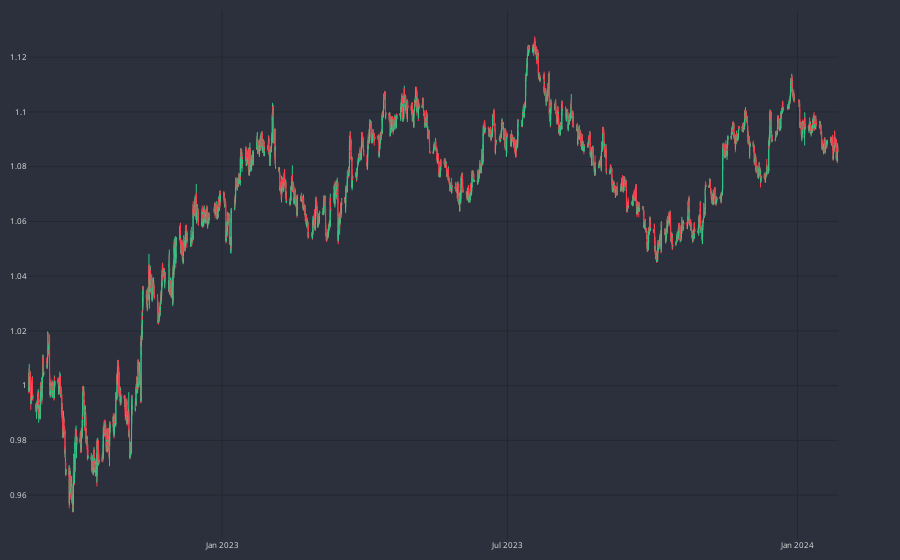

The cell this chart's notebook holds for it:
### Code cell
import pandas as pd
import datetime as dt
import plotly.graph_objects as go
from plotly.subplots import make_subplots

class CandlePlot:

    def __init__(self, df, candles=True):
        self.df_plot = df.copy()
        self.candles = candles
        self.create_candle_fig()

    def create_candle_fig(self):
        self.fig = make_subplots(specs=[[{"secondary_y": True}]])
        if self.candles == True:
            self.fig.add_trace(go.Candlestick(
                x=self.df_plot.time,
                open=self.df_plot.mid_o,
                high=self.df_plot.mid_h,
                low=self.df_plot.mid_l,
                close=self.df_plot.mid_c,
                line=dict(width=1), opacity=1,
                increasing_fillcolor='#24A06B',
                decreasing_fillcolor="#CC2E3C",
                increasing_line_color='#2EC886',  
                decreasing_line_color='#FF3A4C'
            ))

    def update_layout(self, width=None, height=None, nticks=5):
        self.fig.update_yaxes(gridcolor="#1f292f")
        self.fig.update_xaxes(gridcolor="#1f292f", rangeslider=dict(visible=False), nticks=nticks)

        self.fig.update_layout(
            autosize=True,  # Enable autosize
            margin=dict(l=10, r=10, b=10, t=10),
            paper_bgcolor="#2c303c",
            plot_bgcolor="#2c303c",
            font=dict(size=8, color="#e1e1e1")
        )

    def add_traces(self, line_traces, is_sec=False):
        for t in line_traces:
            self.fig.add_trace(go.Scatter(
                x=self.df_plot.time,
                y=self.df_plot[t],
                line=dict(width=2),
                line_shape="spline",
                name=t
            ), secondary_y=is_sec)

    def show_plot(self, nticks=5, line_traces=[], sec_traces=[]):
        self.add_traces(line_traces)
        self.add_traces(sec_traces, is_sec=True)
        self.update_layout(nticks=nticks)
        self.fig.show(renderer="browser")  # Open plot in a new browser window

# Plot dataframe
df = pd.read_csv('../data/EUR_USD_H1_CURRENCY.csv')
df = df.iloc[-365*24:]  # Show only last year of data
cp = CandlePlot(df)
cp.show_plot()

### Figure 1 — Plotly figure (JSON) as saved in the notebook; plotly's stock layout.template omitted (floating-point values rounded to 4 significant figures; data arrays with more than 128 entries replaced by an {"elided": "..."} marker saying what was removed)
{"data": [{"close": {"elided": "8760 float values"}, "decreasing": {"fillcolor": "#CC2E3C", "line": {"color": "#FF3A4C"}}, "high": {"elided": "8760 float values"}, "increasing": {"fillcolor": "#24A06B", "line": {"color": "#2EC886"}}, "line": {"width": 1}, "low": {"elided": "8760 float values"}, "opacity": 1, "open": {"elided": "8760 float values"}, "type": "candlestick", "x": {"elided": "8760 str values"}}], "layout": {"autosize": true, "font": {"color": "#e1e1e1", "size": 8}, "margin": {"b": 10, "l": 10, "r": 10, "t": 10}, "paper_bgcolor": "#2c303c", "plot_bgcolor": "#2c303c", "xaxis": {"anchor": "y", "domain": [0, 0.94], "gridcolor": "#1f292f", "nticks": 5, "rangeslider": {"visible": false}}, "yaxis": {"anchor": "x", "domain": [0, 1], "gridcolor": "#1f292f"}, "yaxis2": {"anchor": "x", "gridcolor": "#1f292f", "overlaying": "y", "side": "right"}}}
